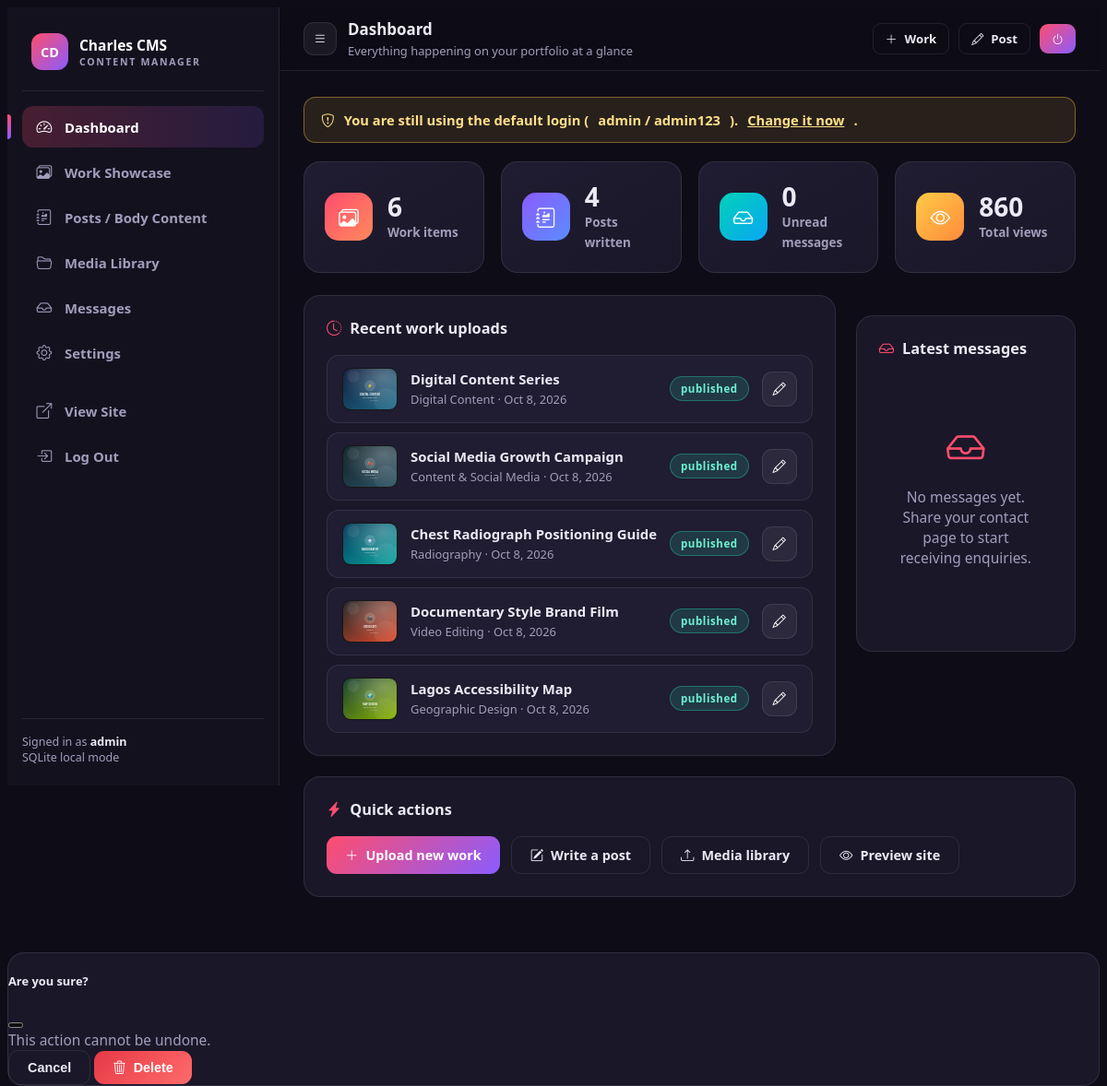
/admin/index.php (signed in), run on the app's committed database.
### tables this page shows
CREATE TABLE users (
                id INTEGER PRIMARY KEY AUTOINCREMENT,
                username TEXT NOT NULL UNIQUE,
                email TEXT NOT NULL DEFAULT '',
                password_hash TEXT NOT NULL,
                full_name TEXT NOT NULL DEFAULT '',
                created_at TEXT NOT NULL DEFAULT (datetime('now')),
                updated_at TEXT NOT NULL DEFAULT (datetime('now'))
            );

CREATE TABLE works (
                id INTEGER PRIMARY KEY AUTOINCREMENT,
                title TEXT NOT NULL,
                slug TEXT NOT NULL,
                category TEXT NOT NULL DEFAULT 'content-social',
                client TEXT NOT NULL DEFAULT '',
                tools TEXT NOT NULL DEFAULT '',
                year TEXT NOT NULL DEFAULT '',
                description TEXT NOT NULL DEFAULT '',
                image TEXT NOT NULL DEFAULT '',
                video_url TEXT NOT NULL DEFAULT '',
                external_url TEXT NOT NULL DEFAULT '',
                status TEXT NOT NULL DEFAULT 'published',
                is_featured INTEGER NOT NULL DEFAULT 0,
                views INTEGER NOT NULL DEFAULT 0,
                created_at TEXT NOT NULL DEFAULT (datetime('now')),
                updated_at TEXT NOT NULL DEFAULT (datetime('now'))
            );

### config/functions.php (called while the page is built, shortened)
<?php
require_once __DIR__ . '/db.php';
function app_base(): string
{
    static $base = null;
    if ($base !== null) {
        return $base;
    }
    $script = str_replace('\\', '/', $_SERVER['SCRIPT_NAME'] ?? '/');
    $dir = dirname($script);
    $dir = str_replace('\\', '/', $dir);
    $dir = preg_replace('#/(admin|actions)$#', '', $dir) ?? $dir;
    if ($dir === '' || $dir === '.') {
        $dir = '/';
    }
    $base = rtrim($dir, '/') . '/';
    return $base;
}
function url(string $path = ''): string
{
    return app_base() . ltrim($path, '/');
}
function e(?string $value): string
{
    return htmlspecialchars((string) $value, ENT_QUOTES | ENT_SUBSTITUTE, 'UTF-8');
}
function format_date(?string $date, string $format = 'M j, Y'): string
{
    $ts = strtotime($date);
    return $ts ? date($format, $ts) : '';
}
function work_categories(): array
{
    return [
        'content-social' => 'Content & Social Media',
        'digital'        => 'Digital Content',
        'radiography'    => 'Radiography',
        'video'          => 'Video Editing',
        'geographic'     => 'Geographic Design',
    ];
}
function category_label(string $key): string
{
    $cats = work_categories();
    return $cats[$key] ?? ucfirst(str_replace('-', ' ', $key));
}
function current_user(): ?array
{
    static $user = false;
    if ($user === false) {
        $user = row('SELECT * FROM users WHERE id = :id', [':id' => (int) $_SESSION['user_id']]);
    }
    return $user;
}
function require_admin(): array
{
    $user = current_user();
    return $user;
}

### config/db.php (called while the page is built, shortened)
<?php
function db(): PDO
{
    static $pdo = null;
    if ($pdo instanceof PDO) {
        return $pdo;
    }
    $options = [
        PDO::ATTR_ERRMODE            => PDO::ERRMODE_EXCEPTION,
        PDO::ATTR_DEFAULT_FETCH_MODE => PDO::FETCH_ASSOC,
        PDO::ATTR_EMULATE_PREPARES   => false,
    ];
    if (DB_DRIVER === 'sqlite') {
        $pdo = new PDO('sqlite:' . SQLITE_PATH, null, null, $options);
        $pdo->exec('PRAGMA journal_mode = WAL');
        $pdo->exec('PRAGMA foreign_keys = ON');
    }
    return $pdo;
}
function q(string $sql, array $params = []): PDOStatement
{
    $stmt = db()->prepare($sql);
    $stmt->execute($params);
    return $stmt;
}
function rows(string $sql, array $params = []): array
{
    return q($sql, $params)->fetchAll();
}
function row(string $sql, array $params = []): ?array
{
    $r = q($sql, $params)->fetch();
    return $r === false ? null : $r;
}
function scalar(string $sql, array $params = [], mixed $default = null): mixed
{
    $v = q($sql, $params)->fetchColumn();
    return $v === false ? $default : $v;
}

### admin/index.php (the view, shortened to what this page needs)
<?php
require_once __DIR__ . '/includes/layout.php';
$stats = [
    'works'   => (int) scalar('SELECT COUNT(*) FROM works', [], 0),
    'posts'   => (int) scalar('SELECT COUNT(*) FROM posts', [], 0),
    'unread'  => (int) scalar('SELECT COUNT(*) FROM messages WHERE is_read = 0', [], 0),
    'views'   => (int) scalar('SELECT COALESCE(SUM(views),0) FROM works', [], 0) + (int) scalar('SELECT COALESCE(SUM(views),0) FROM posts', [], 0),
];
$recentWorks = rows('SELECT * FROM works ORDER BY created_at DESC LIMIT 5');
$recentMsgs  = rows('SELECT * FROM messages ORDER BY created_at DESC LIMIT 5');
$unreadMsgs  = (int) scalar('SELECT COUNT(*) FROM messages WHERE is_read = 0', [], 0);
admin_header('Dashboard', 'dashboard', 'Everything happening on your portfolio at a glance');
?>
<div class="stat-cards">
  <div class="stat-card"><span class="ic red"><i class="bi bi-images"></i></span><div><b><?= $stats['works'] ?></b><span>Work items</span></div></div>
  <div class="stat-card"><span class="ic viol"><i class="bi bi-journal-richtext"></i></span><div><b><?= $stats['posts'] ?></b><span>Posts written</span></div></div>
  <div class="stat-card"><span class="ic teal"><i class="bi bi-inbox"></i></span><div><b><?= $stats['unread'] ?></b><span>Unread messages</span></div></div>
  <div class="stat-card"><span class="ic gold"><i class="bi bi-eye"></i></span><div><b><?= $stats['views'] ?></b><span>Total views</span></div></div>
</div>
<div class="grid-2">
  <div class="a-card">
    <h3><i class="bi bi-clock-history"></i> Recent work uploads</h3>
    <div class="list-rows">
      <?php foreach ($recentWorks as $w): ?>
      <div class="list-row">
        <img class="thumb-sm" src="<?= e(url($w['image'])) ?>" alt="">
        <div class="grow">
          <b><?= e($w['title']) ?></b>
          <small><?= e(category_label($w['category'])) ?> · <?= e(format_date($w['created_at'])) ?></small>
        </div>
        <span class="badge-a <?= $w['status'] === 'published' ? 'on' : 'off' ?>"><?= e($w['status']) ?></span>
        <a class="btn-a ghost-icon" href="<?= e(url('admin/work-form.php?id=' . (int) $w['id'])) ?>" title="Edit"><i class="bi bi-pencil"></i></a>
      </div>
      <?php endforeach; ?>
    </div>
  </div>
  <div class="a-card">
    <h3><i class="bi bi-inbox"></i> Latest messages <?= $unreadMsgs ? '<span class="badge-a cat">' . $unreadMsgs . ' new</span>' : '' ?></h3>
    <div class="list-rows">
      <?php if (!$recentMsgs): ?>
        <div class="empty-a"><i class="bi bi-inbox"></i><p>No messages yet. Share your contact page to start receiving enquiries.</p></div>
      <?php endif; ?>
    </div>
  </div>
</div>
<div class="a-card" style="margin-top:22px">
  <h3><i class="bi bi-lightning-charge-fill"></i> Quick actions</h3>
  <div style="display:flex;gap:12px;flex-wrap:wrap">
    <a class="btn-a" href="<?= e(url('admin/work-form.php')) ?>"><i class="bi bi-plus-lg"></i> Upload new work</a>
    <a class="btn-a outline" href="<?= e(url('admin/post-form.php')) ?>"><i class="bi bi-pencil-square"></i> Write a post</a>
    <a class="btn-a outline" href="<?= e(url('admin/media.php')) ?>"><i class="bi bi-upload"></i> Media library</a>
    <a class="btn-a outline" href="<?= e(url('index.php')) ?>" target="_blank"><i class="bi bi-eye"></i> Preview site</a>
  </div>
</div>
<?php admin_footer(); ?>

### admin/includes/layout.php (shortened to what this page needs)
<?php
function admin_header(string $title, string $active, string $subtitle = ''): void
{
    $user = require_admin();
    $navItems = [
        'dashboard' => ['index.php', 'bi-speedometer2', 'Dashboard'],
        'works'     => ['works.php', 'bi-images', 'Work Showcase'],
        'posts'     => ['posts.php', 'bi-journal-richtext', 'Posts / Body Content'],
        'media'     => ['media.php', 'bi-folder2-open', 'Media Library'],
        'messages'  => ['messages.php', 'bi-inbox', 'Messages'],
        'settings'  => ['settings.php', 'bi-gear', 'Settings'],
    ];
    ?>
<!DOCTYPE html>
<html lang="en">
<head>
<link rel="stylesheet" href="<?= e(url('assets/vendor/bootstrap-icons/bootstrap-icons.css')) ?>">
<link rel="stylesheet" href="<?= e(url('assets/css/admin.css')) ?>">
</head>
<body class="admin-body">
<div class="admin-shell">
  <aside class="admin-side" id="adminSide">
    <div class="side-brand">
      <span class="mark">CD</span>
      <div>Charles CMS<small>Content Manager</small></div>
    </div>
    <ul class="side-nav">
      <?php foreach ($navItems as $key => $item): ?>
      <li>
        <a href="<?= e(url('admin/' . $item[0])) ?>" class="<?= $active === $key ? 'active' : '' ?>">
          <i class="bi <?= e($item[1]) ?>"></i> <?= e($item[2]) ?>
        </a>
      </li>
      <?php endforeach; ?>
      <li style="margin-top:14px"><a href="<?= e(url('index.php')) ?>" target="_blank"><i class="bi bi-box-arrow-up-right"></i> View Site</a></li>
      <li><a href="<?= e(url('admin/login.php?logout=1')) ?>"><i class="bi bi-box-arrow-in-right"></i> Log Out</a></li>
    </ul>
    <div class="side-foot">
      Signed in as <b style="color:var(--a-text)"><?= e($user['username']) ?></b><br>
      <?= DB_DRIVER === 'sqlite' ? 'SQLite local mode' : 'MySQL database' ?>
    </div>
  </aside>
  <div class="admin-main">
    <div class="admin-top">
      <div style="display:flex;align-items:center;gap:12px">
        <button class="btn-a ghost-icon side-toggle" id="sideToggle" aria-label="Menu"><i class="bi bi-list"></i></button>
        <div>
          <h2><?= e($title) ?></h2>
          <?php if ($subtitle): ?><small style="color:var(--a-muted)"><?= e($subtitle) ?></small><?php endif; ?>
        </div>
      </div>
      <div class="top-actions">
        <a class="btn-a outline sm" href="<?= e(url('admin/work-form.php')) ?>"><i class="bi bi-plus-lg"></i> Work</a>
        <a class="btn-a outline sm" href="<?= e(url('admin/post-form.php')) ?>"><i class="bi bi-pencil"></i> Post</a>
        <a class="btn-a sm" href="<?= e(url('admin/login.php?logout=1')) ?>"><i class="bi bi-power"></i></a>
      </div>
    </div>
    <main class="admin-content">
    <?php if (password_verify(DEFAULT_ADMIN_PASS, (string) scalar('SELECT password_hash FROM users WHERE username = :u', [':u' => DEFAULT_ADMIN_USER], ''))): ?>
      <div class="a-alert warning"><i class="bi bi-shield-exclamation"></i>
        You are still using the default login (<b><?= e(DEFAULT_ADMIN_USER) ?> / <?= e(DEFAULT_ADMIN_PASS) ?></b>).
        <a href="<?= e(url('admin/settings.php')) ?>#security" style="color:inherit;text-decoration:underline">Change it now</a>.
      </div>
    <?php endif; ?>
<?php
}
function admin_footer(): void
{
    ?>
    </main>
  </div>
</div>
<div class="modal fade" id="confirmModal" tabindex="-1" aria-hidden="true">
  <div class="modal-dialog modal-dialog-centered">
    <div class="modal-content">
      <div class="modal-header">
        <h5 class="modal-title" style="font-weight:800">Are you sure?</h5>
        <button type="button" class="btn-close" data-bs-dismiss="modal" aria-label="Close"></button>
      </div>
      <div class="modal-body">
        <p id="confirmText" style="margin:0;color:var(--a-muted)">This action cannot be undone.</p>
      </div>
      <div class="modal-footer">
        <button type="button" class="btn-a outline" data-bs-dismiss="modal">Cancel</button>
        <button type="button" class="btn-a danger" id="confirmYes"><i class="bi bi-trash3"></i> Delete</button>
      </div>
    </div>
  </div>
</div>
</body>
</html>
    <?php
}

### data on the page
users: username "admin"
works: image (picture), title "Digital Content Series", category "Digital Content", created_at "Oct 8, 2026", status "published"
works: image (picture), title "Social Media Growth Campaign", category "Content & Social Media", created_at "Oct 8, 2026", status "published"
works: image (picture), title "Chest Radiograph Positioning Guide", category "Radiography", created_at "Oct 8, 2026", status "published"
works: image (picture), title "Documentary Style Brand Film", category "Video Editing", created_at "Oct 8, 2026", status "published"
works: image (picture), title "Lagos Accessibility Map", category "Geographic Design", created_at "Oct 8, 2026", status "published"

### other printed values
$item[2] "Dashboard"
$item[2] "Work Showcase"
$item[2] "Posts / Body Content"
$item[2] "Media Library"
$item[2] "Messages"
$item[2] "Settings"
$title "Dashboard"
$subtitle "Everything happening on your portfolio at a glance"
DEFAULT_ADMIN_USER "admin"
DEFAULT_ADMIN_PASS "admin123"
$stats['works'] "6"
$stats['posts'] "4"
$stats['unread'] "0"
$stats['views'] "860"
